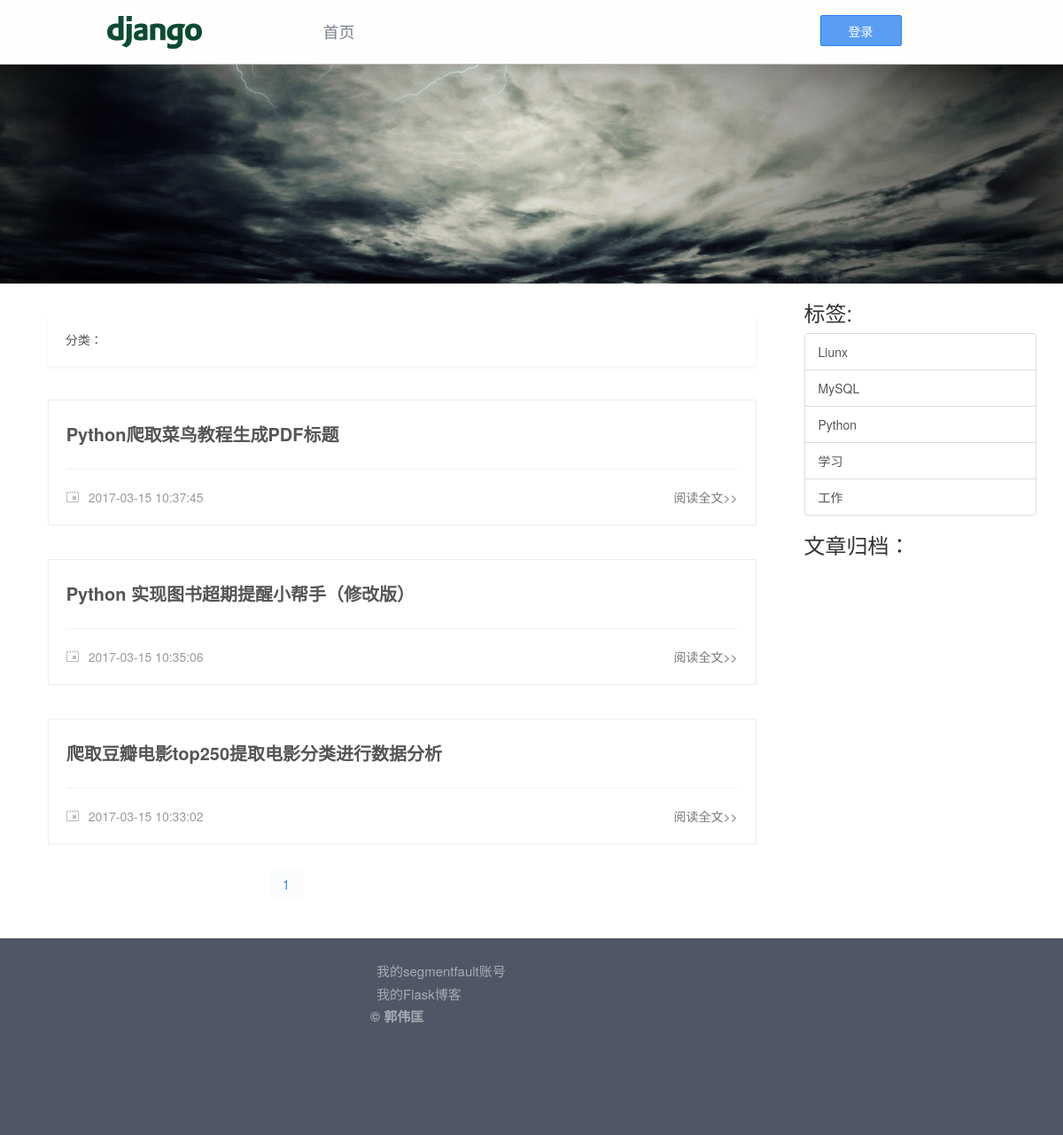
The page /tag/1 on the database its author committed.
### blog/models.py (models this page shows, shortened)
class Article(models.Model):
    STATUS_CHOICES = (
        ('d', 'Draft'),
        ('p', 'Publish')
    )
    title = models.CharField('标题', max_length=140)
    body = models.TextField('正文')
    created_time = models.DateTimeField('创建时间')
    last_modified_time = models.DateTimeField('修改时间')
    """
         choices 参数需要的值，choices选项会使该field在被渲染成form时
         被渲染为一个select组件，这里我定义了两个状态，
         一个是Draft（草稿），一个是Published（已发布），
         select组件会有两个选项：Draft 和 Published。
         但是存储在数据库中的值分别是'd'和'p'，这就是 choices的作用。
    """
    status = models.CharField('文章状态', max_length=1, choices=STATUS_CHOICES)
    abstract = models.CharField('摘要', max_length=60, blank=True, null=True,
                                help_text="可选，如若为空将摘取正文的前60个字符")
    views = models.PositiveIntegerField('浏览量', default=0)
    likes = models.PositiveIntegerField('点赞数', default=0)
    topped = models.BooleanField('置顶', default=False)
    """
        文章的分类，ForeignKey即数据库中的外键。
        外键的定义是：如果数据库中某个表的列的值是另外一个表的主键。
        外键定义了一个一对多的关系，这里即一篇文章对应一个分类，而一个分类下可能有多篇文章.
        详情参考django官方文档关于ForeinKey的说明，
        on_delete=models.SET_NULL表示删除某个分类（category）后该分类下所有的Article的外键设为null（空）
    """
    category = models.ForeignKey('Category', verbose_name='分类',
                                 null=True, on_delete=models.SET_NULL)
    tags = models.ManyToManyField('Tag', verbose_name='标签集合', blank=True)
    objects = ArticleManage()
    class Meta:
        ordering = ['-last_modified_time']

class Tag(models.Model):
    name = models.CharField('标签名', max_length=20)
    created_time = models.DateTimeField('创建时间', auto_now_add=True)
    last_modified_time = models.DateTimeField('修改时间', auto_now=True)

### blog/views.py (the view)
# urls.py: url(r'^tag/(?P<tag_id>\d+)$', views.TagView.as_view(), name='tag'),
class TagView(ListView):
    template_name = 'blog/index.html'
    context_object_name = "article_list"
    def get_queryset(self):
        article_list = Article.objects.filter(tags=self.kwargs['tag_id'], status='p')
        for article in article_list:
            article.body = markdown2.markdown(article.body, extras=['fenced-code-blocks'],)
        return article_list
    def get_context_data(self, **kwargs):
        kwargs['tag_list'] = Tag.objects.all().order_by('name')
        return super(TagView, self).get_context_data(**kwargs)

### blog/templatetags/paginate_tags.py (called while the page is built)
def get_right(current_page, right, num_pages):
    if current_page == num_pages:
        return []
    return [i + 1 for i in range(current_page, current_page + right - 1) if i < num_pages - 1]

### blog/templates/blog/index.html (shortened to what this page needs)
{% extends 'base.html' %}
{% block content %}
    <div id="banner" class="noselect"></div>
    <div class="container">
        <div class="row">
            <div class="col-lg-9">
                <div id="category" class="noselect">
                    <div id="category-title">
                        <ul>
                            <li>分类：</li>
                        </ul>
                    </div>
                </div>
                <div id="bd" class="wrp clear-fix">
                    <div id="main">
                        {% load paginate_tags %}
                        {% for article in article_list %}
                            <div class="post">
                                <div class="post-hd">
                                    <h1 class="title"><a href="{% url 'blog:detail' article.pk %}">{{ article.title }}</a></h1>
                                </div>
                                <div class="post-ft">
                                    <a href="{% url 'blog:detail' article.id %}" class="more">阅读全文>></a>
                                    <i class="icon-date"></i>
                                    <span class="date">{{ article.last_modified_time }}</span>
                                </div>
                            </div>
                        {% endfor %}
                        {% include 'blog/pagination.html' %}
                    </div>
                </div>
            </div>
            <div class="col-lg-3">
                <h3>标签:</h3>
                <div class="list-group">
                    {% for tag in tag_list %}
                        <a href="{% url 'blog:tag' tag.pk %}" class="list-group-item">{{ tag.name }}</a>
                    {% endfor %}
                </div>
                <h3>文章归档：</h3>
            </div>
        </div>
    </div>
{% endblock %}

### blog/static/blog/css/style.css (style rules this page uses)
html, body { margin: 0; padding: 0; border: 0; font-size: 100%; vertical-align: baseline; line-height: 1; }
body { margin: 0; padding: 0; font: 12px 'Microsoft Yahei', '微软雅黑', 'simsun', Arial, sans-serif; background-color: #edf4f6; min-width: 960px; }
ul { padding: 0; margin: 0; }
li { list-style: none; }
a { text-decoration: none }
.noselect { -webkit-touch-callout: none; -webkit-user-select: none; -khtml-user-select: none; -moz-user-select: none; -ms-user-select: none; user-select: none; }
.wrp { width: 960px; height: 72px; margin: 0 auto; }
.clear-fix:after { clear: both; display: block; visibility: hidden; overflow: hidden; height: 0; content: '.' }
.clear-fix { zoom: 1 }
#banner { background: url(../img/banner.jpg) no-repeat center; height: 247px; }
#bd { margin: 0 auto; width: 800px; height: auto; }
#main { float: left; overflow-x: hidden; width: 100% }
.post { margin-top: 38px; border: 1px solid #e8eff1; background-color: #fff; padding-left: 20px; padding-right: 20px; }
.post-hd .title { margin: 27px 0 27px; font-size: 20px; font-weight: bold; color: #555; }
.post-hd .title a { color: #555; }
.icon-date { display: inline-block; *display: inline; *zoom: 1; width: 14px; height: 13px; margin-right: 7px; background: url(../img/date.png) no-repeat; }
.read, .date { color: #999; margin-right: 12px; }
.post-ft { margin-top: 28px; padding: 21px 0 21px 0; border-top: 1px solid #f2f2f2; color: #999; font-size: 14px; }
.post-ft .more { float: right; color: #777; }
#category { display: block; width: 800px; margin: 0 auto; height: 58px; margin-top: 35px; background-color: #fff; box-shadow: 0 2px 4px rgba(0, 0, 0, 0.05); }
#category-title { margin-left: 20px; }
#category-title li { display: inline-block; *display: inline; *zoom: 1; font-size: 14px; color: #555; line-height: 57px; vertical-align: top; }

### rows shown on the page
Article: title "Python爬取菜鸟教程生成PDF标题", last_modified_time "2017-03-15 10:37:45"
Article: title "Python 实现图书超期提醒小帮手（修改版）", last_modified_time "2017-03-15 10:35:06"
Article: title "爬取豆瓣电影top250提取电影分类进行数据分析", last_modified_time "2017-03-15 10:33:02"
Tag: name "Liunx"
Tag: name "MySQL"
Tag: name "Python"
Tag: name "学习"
Tag: name "工作"
